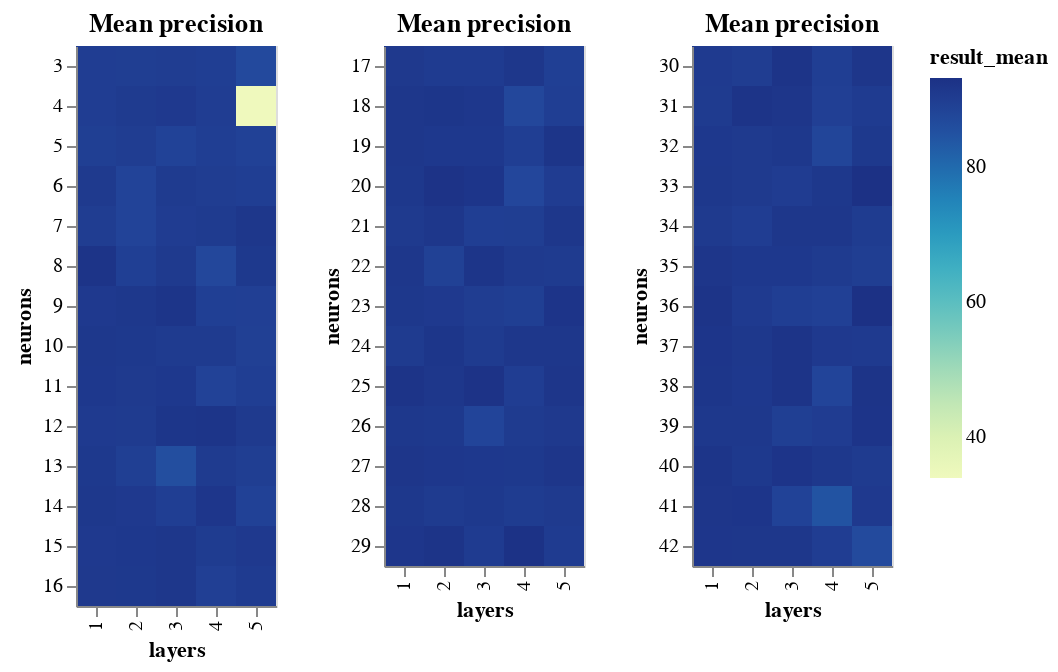

Notebook code cell kept with this figure:
### Code cell
import altair as alt


def heatmap(title, source, tooltip="props", **kwargs):
    if tooltip == "props":
        tooltip = source.columns.to_list()

    return (
        alt.Chart(source)
        .mark_rect()
        .encode(tooltip=tooltip, **kwargs)
        .properties(title=title)
        .interactive()
    )


def binify(dataframe, param, bins):
    return [dataframe[dataframe[param].isin(bin)] for bin in bins]


def binified_heatmap(title, source, param, bins, tooltip="props", **kwargs):
    return alt.hconcat(
        *(
            heatmap(title, source[source[param].isin(bin)], tooltip=tooltip, **kwargs)
            for bin in bins
        )
    )


neurons_result_encoding = {"x": "layers:O", "y": "neurons:O", "color": "result_mean:Q"}
neurons_result_tooltip = ["result_mean", "result_std", "neurons", "layers"]
NEURON_BINS = np.array_split(NEURONS_RANGE, NEURONS_RANGE.max() // NEURON_BIN_SIZE + 1)


def binified_neurons_heatmap(title, neurons_df):
    return binified_heatmap(
        title,
        neurons_df,
        param="neurons",
        bins=NEURON_BINS,
        tooltip=neurons_result_tooltip,
        **neurons_result_encoding
    )


binified_neurons_heatmap("Mean precision", neurons_result_df)

### Figure 1 — Vega-Lite specification as saved in the notebook (floating-point values rounded to 4 significant figures)
{"config": {"view": {"continuousWidth": 400, "continuousHeight": 300}}, "hconcat": [{"data": {"name": "data-c5265f4c4ec8ff8f90f07405395980d0"}, "mark": "rect", "encoding": {"color": {"type": "quantitative", "field": "result_mean"}, "tooltip": [{"type": "quantitative", "field": "result_mean"}, {"type": "quantitative", "field": "result_std"}, {"type": "quantitative", "field": "neurons"}, {"type": "quantitative", "field": "layers"}], "x": {"type": "ordinal", "field": "layers"}, "y": {"type": "ordinal", "field": "neurons"}}, "selection": {"selector005": {"type": "interval", "bind": "scales", "encodings": ["x", "y"]}}, "title": "Mean precision"}, {"data": {"name": "data-f3c28af0b206c4c164aeb844cf0679d5"}, "mark": "rect", "encoding": {"color": {"type": "quantitative", "field": "result_mean"}, "tooltip": [{"type": "quantitative", "field": "result_mean"}, {"type": "quantitative", "field": "result_std"}, {"type": "quantitative", "field": "neurons"}, {"type": "quantitative", "field": "layers"}], "x": {"type": "ordinal", "field": "layers"}, "y": {"type": "ordinal", "field": "neurons"}}, "selection": {"selector006": {"type": "interval", "bind": "scales", "encodings": ["x", "y"]}}, "title": "Mean precision"}, {"data": {"name": "data-839952e26503f1e657fa94e59cece773"}, "mark": "rect", "encoding": {"color": {"type": "quantitative", "field": "result_mean"}, "tooltip": [{"type": "quantitative", "field": "result_mean"}, {"type": "quantitative", "field": "result_std"}, {"type": "quantitative", "field": "neurons"}, {"type": "quantitative", "field": "layers"}], "x": {"type": "ordinal", "field": "layers"}, "y": {"type": "ordinal", "field": "neurons"}}, "selection": {"selector007": {"type": "interval", "bind": "scales", "encodings": ["x", "y"]}}, "title": "Mean precision"}], "$schema": "https://vega.github.io/schema/vega-lite/v4.8.1.json", "datasets": {"data-c5265f4c4ec8ff8f90f07405395980d0": [{"neurons": 8, "layers": 1, "epochs": 110, "learning_rate": 0.1039, "momentum": 0.2117, "result_mean": 92.28, "result_std": 0.8775}, {"neurons": 9, "layers": 3, "epochs": 110, "learning_rate": 0.1039, "momentum": 0.2117, "result_mean": 92.13, "result_std": 1.538}, {"neurons": 12, "layers": 4, "epochs": 110, "learning_rate": 0.1039, "momentum": 0.2117, "result_mean": 92.04, "result_std": 0.938}, {"neurons": 12, "layers": 3, "epochs": 110, "learning_rate": 0.1039, "momentum": 0.2117, "result_mean": 91.84, "result_std": 1.329}, {"neurons": 14, "layers": 4, "epochs": 110, "learning_rate": 0.1039, "momentum": 0.2117, "result_mean": 91.65, "result_std": 1.173}, {"neurons": 7, "layers": 5, "epochs": 110, "learning_rate": 0.1039, "momentum": 0.2117, "result_mean": 91.6, "result_std": 1.182}, {"neurons": 16, "layers": 3, "epochs": 110, "learning_rate": 0.1039, "momentum": 0.2117, "result_mean": 91.5, "result_std": 1.175}, {"neurons": 15, "layers": 3, "epochs": 110, "learning_rate": 0.1039, "momentum": 0.2117, "result_mean": 91.5, "result_std": 0.6175}, {"neurons": 14, "layers": 1, "epochs": 110, "learning_rate": 0.1039, "momentum": 0.2117, "result_mean": 91.21, "result_std": 0.5582}, {"neurons": 10, "layers": 1, "epochs": 110, "learning_rate": 0.1039, "momentum": 0.2117, "result_mean": 91.21, "result_std": 0.7873}, {"neurons": 9, "layers": 2, "epochs": 110, "learning_rate": 0.1039, "momentum": 0.2117, "result_mean": 91.21, "result_std": 1.251}, {"neurons": 11, "layers": 1, "epochs": 110, "learning_rate": 0.1039, "momentum": 0.2117, "result_mean": 91.11, "result_std": 1.08}, {"neurons": 11, "layers": 3, "epochs": 110, "learning_rate": 0.1039, "momentum": 0.2117, "result_mean": 91.11, "result_std": 1.083}, {"neurons": 15, "layers": 2, "epochs": 110, "learning_rate": 0.1039, "momentum": 0.2117, "result_mean": 91.11, "result_std": 2.164}, {"neurons": 10, "layers": 2, "epochs": 110, "learning_rate": 0.1039, "momentum": 0.2117, "result_mean": 91.06, "result_std": 1.074}, {"neurons": 8, "layers": 5, "epochs": 110, "learning_rate": 0.1039, "momentum": 0.2117, "result_mean": 91.06, "result_std": 0.5664}, {"neurons": 13, "layers": 1, "epochs": 110, "learning_rate": 0.1039, "momentum": 0.2117, "result_mean": 91.02, "result_std": 0.9071}, {"neurons": 16, "layers": 2, "epochs": 110, "learning_rate": 0.1039, "momentum": 0.2117, "result_mean": 91.02, "result_std": 2.627}, {"neurons": 16, "layers": 1, "epochs": 110, "learning_rate": 0.1039, "momentum": 0.2117, "result_mean": 90.97, "result_std": 1.032}, {"neurons": 4, "layers": 3, "epochs": 110, "learning_rate": 0.1039, "momentum": 0.2117, "result_mean": 90.92, "result_std": 1.051}, {"neurons": 15, "layers": 1, "epochs": 110, "learning_rate": 0.1039, "momentum": 0.2117, "result_mean": 90.87, "result_std": 0.9443}, {"neurons": 14, "layers": 2, "epochs": 110, "learning_rate": 0.1039, "momentum": 0.2117, "result_mean": 90.87, "result_std": 1.661}, {"neurons": 9, "layers": 1, "epochs": 110, "learning_rate": 0.1039, "momentum": 0.2117, "result_mean": 90.82, "result_std": 1.303}, {"neurons": 15, "layers": 5, "epochs": 110, "learning_rate": 0.1039, "momentum": 0.2117, "result_mean": 90.82, "result_std": 1.469}, {"neurons": 8, "layers": 3, "epochs": 110, "learning_rate": 0.1039, "momentum": 0.2117, "result_mean": 90.77, "result_std": 1.428}, {"neurons": 11, "layers": 2, "epochs": 110, "learning_rate": 0.1039, "momentum": 0.2117, "result_mean": 90.72, "result_std": 2.556}, {"neurons": 6, "layers": 1, "epochs": 110, "learning_rate": 0.1039, "momentum": 0.2117, "result_mean": 90.72, "result_std": 1.583}, {"neurons": 12, "layers": 5, "epochs": 110, "learning_rate": 0.1039, "momentum": 0.2117, "result_mean": 90.67, "result_std": 1.39}, {"neurons": 12, "layers": 1, "epochs": 110, "learning_rate": 0.1039, "momentum": 0.2117, "result_mean": 90.63, "result_std": 1.427}, {"neurons": 12, "layers": 2, "epochs": 110, "learning_rate": 0.1039, "momentum": 0.2117, "result_mean": 90.53, "result_std": 1.844}, {"neurons": 4, "layers": 2, "epochs": 110, "learning_rate": 0.1039, "momentum": 0.2117, "result_mean": 90.53, "result_std": 1.136}, {"neurons": 13, "layers": 4, "epochs": 110, "learning_rate": 0.1039, "momentum": 0.2117, "result_mean": 90.53, "result_std": 0.6569}, {"neurons": 10, "layers": 4, "epochs": 110, "learning_rate": 0.1039, "momentum": 0.2117, "result_mean": 90.48, "result_std": 1.433}, {"neurons": 7, "layers": 4, "epochs": 110, "learning_rate": 0.1039, "momentum": 0.2117, "result_mean": 90.48, "result_std": 0.9864}, {"neurons": 10, "layers": 3, "epochs": 110, "learning_rate": 0.1039, "momentum": 0.2117, "result_mean": 90.43, "result_std": 1.17}, {"neurons": 6, "layers": 3, "epochs": 110, "learning_rate": 0.1039, "momentum": 0.2117, "result_mean": 90.43, "result_std": 2.1}, {"neurons": 16, "layers": 5, "epochs": 110, "learning_rate": 0.1039, "momentum": 0.2117, "result_mean": 90.29, "result_std": 2.459}, {"neurons": 15, "layers": 4, "epochs": 110, "learning_rate": 0.1039, "momentum": 0.2117, "result_mean": 90.19, "result_std": 1.992}, {"neurons": 7, "layers": 3, "epochs": 110, "learning_rate": 0.1039, "momentum": 0.2117, "result_mean": 90.04, "result_std": 0.7452}, {"neurons": 7, "layers": 1, "epochs": 110, "learning_rate": 0.1039, "momentum": 0.2117, "result_mean": 89.9, "result_std": 0.8373}, {"neurons": 5, "layers": 2, "epochs": 110, "learning_rate": 0.1039, "momentum": 0.2117, "result_mean": 89.9, "result_std": 1.356}, {"neurons": 3, "layers": 3, "epochs": 110, "learning_rate": 0.1039, "momentum": 0.2117, "result_mean": 89.9, "result_std": 1.612}, {"neurons": 6, "layers": 4, "epochs": 110, "learning_rate": 0.1039, "momentum": 0.2117, "result_mean": 89.9, "result_std": 1.699}, {"neurons": 3, "layers": 1, "epochs": 110, "learning_rate": 0.1039, "momentum": 0.2117, "result_mean": 89.8, "result_std": 1.515}, {"neurons": 4, "layers": 4, "epochs": 110, "learning_rate": 0.1039, "momentum": 0.2117, "result_mean": 89.75, "result_std": 2.432}, {"neurons": 4, "layers": 1, "epochs": 110, "learning_rate": 0.1039, "momentum": 0.2117, "result_mean": 89.75, "result_std": 1.012}, {"neurons": 3, "layers": 2, "epochs": 110, "learning_rate": 0.1039, "momentum": 0.2117, "result_mean": 89.7, "result_std": 0.8834}, {"neurons": 13, "layers": 5, "epochs": 110, "learning_rate": 0.1039, "momentum": 0.2117, "result_mean": 89.65, "result_std": 2.026}, {"neurons": 5, "layers": 4, "epochs": 110, "learning_rate": 0.1039, "momentum": 0.2117, "result_mean": 89.61, "result_std": 1.087}, {"neurons": 14, "layers": 3, "epochs": 110, "learning_rate": 0.1039, "momentum": 0.2117, "result_mean": 89.61, "result_std": 0.6804}, {"neurons": 3, "layers": 4, "epochs": 110, "learning_rate": 0.1039, "momentum": 0.2117, "result_mean": 89.56, "result_std": 2.211}, {"neurons": 6, "layers": 5, "epochs": 110, "learning_rate": 0.1039, "momentum": 0.2117, "result_mean": 89.51, "result_std": 1.952}, {"neurons": 11, "layers": 5, "epochs": 110, "learning_rate": 0.1039, "momentum": 0.2117, "result_mean": 89.51, "result_std": 1.487}, {"neurons": 5, "layers": 1, "epochs": 110, "learning_rate": 0.1039, "momentum": 0.2117, "result_mean": 89.46, "result_std": 0.4415}, {"neurons": 13, "layers": 2, "epochs": 110, "learning_rate": 0.1039, "momentum": 0.2117, "result_mean": 89.46, "result_std": 1.119}, {"neurons": 8, "layers": 2, "epochs": 110, "learning_rate": 0.1039, "momentum": 0.2117, "result_mean": 89.37, "result_std": 4.451}, {"neurons": 9, "layers": 4, "epochs": 110, "learning_rate": 0.1039, "momentum": 0.2117, "result_mean": 89.37, "result_std": 5.998}, {"neurons": 9, "layers": 5, "epochs": 110, "learning_rate": 0.1039, "momentum": 0.2117, "result_mean": 89.27, "result_std": 1.662}, {"neurons": 16, "layers": 4, "epochs": 110, "learning_rate": 0.1039, "momentum": 0.2117, "result_mean": 89.22, "result_std": 2.136}, {"neurons": 10, "layers": 5, "epochs": 110, "learning_rate": 0.1039, "momentum": 0.2117, "result_mean": 89.17, "result_std": 2.339}, {"neurons": 14, "layers": 5, "epochs": 110, "learning_rate": 0.1039, "momentum": 0.2117, "result_mean": 88.78, "result_std": 2.822}, {"neurons": 5, "layers": 5, "epochs": 110, "learning_rate": 0.1039, "momentum": 0.2117, "result_mean": 88.73, "result_std": 1.816}, {"neurons": 5, "layers": 3, "epochs": 110, "learning_rate": 0.1039, "momentum": 0.2117, "result_mean": 88.49, "result_std": 1.699}, {"neurons": 11, "layers": 4, "epochs": 110, "learning_rate": 0.1039, "momentum": 0.2117, "result_mean": 88.44, "result_std": 2.218}, {"neurons": 7, "layers": 2, "epochs": 110, "learning_rate": 0.1039, "momentum": 0.2117, "result_mean": 88.35, "result_std": 3.131}, {"neurons": 6, "layers": 2, "epochs": 110, "learning_rate": 0.1039, "momentum": 0.2117, "result_mean": 88.2, "result_std": 3.776}, {"neurons": 8, "layers": 4, "epochs": 110, "learning_rate": 0.1039, "momentum": 0.2117, "result_mean": 87.32, "result_std": 5.429}, {"neurons": 3, "layers": 5, "epochs": 110, "learning_rate": 0.1039, "momentum": 0.2117, "result_mean": 86.79, "result_std": 4.511}, {"neurons": 13, "layers": 3, "epochs": 110, "learning_rate": 0.1039, "momentum": 0.2117, "result_mean": 85.72, "result_std": 6.376}, {"neurons": 4, "layers": 5, "epochs": 110, "learning_rate": 0.1039, "momentum": 0.2117, "result_mean": 34.0, "result_std": 0.03307}], "data-f3c28af0b206c4c164aeb844cf0679d5": [{"neurons": 29, "layers": 4, "epochs": 110, "learning_rate": 0.1039, "momentum": 0.2117, "result_mean": 92.81, "result_std": 0.8225}, {"neurons": 25, "layers": 3, "epochs": 110, "learning_rate": 0.1039, "momentum": 0.2117, "result_mean": 92.62, "result_std": 1.082}, {"neurons": 20, "layers": 2, "epochs": 110, "learning_rate": 0.1039, "momentum": 0.2117, "result_mean": 92.47, "result_std": 0.4647}, {"neurons": 29, "layers": 2, "epochs": 110, "learning_rate": 0.1039, "momentum": 0.2117, "result_mean": 92.37, "result_std": 0.8217}, {"neurons": 25, "layers": 1, "epochs": 110, "learning_rate": 0.1039, "momentum": 0.2117, "result_mean": 92.33, "result_std": 1.555}, {"neurons": 23, "layers": 5, "epochs": 110, "learning_rate": 0.1039, "momentum": 0.2117, "result_mean": 92.18, "result_std": 0.8611}, {"neurons": 22, "layers": 3, "epochs": 110, "learning_rate": 0.1039, "momentum": 0.2117, "result_mean": 92.13, "result_std": 0.6819}, {"neurons": 19, "layers": 5, "epochs": 110, "learning_rate": 0.1039, "momentum": 0.2117, "result_mean": 92.04, "result_std": 1.743}, {"neurons": 20, "layers": 3, "epochs": 110, "learning_rate": 0.1039, "momentum": 0.2117, "result_mean": 91.94, "result_std": 1.711}, {"neurons": 18, "layers": 2, "epochs": 110, "learning_rate": 0.1039, "momentum": 0.2117, "result_mean": 91.89, "result_std": 0.8566}, {"neurons": 24, "layers": 2, "epochs": 110, "learning_rate": 0.1039, "momentum": 0.2117, "result_mean": 91.84, "result_std": 1.402}, {"neurons": 27, "layers": 5, "epochs": 110, "learning_rate": 0.1039, "momentum": 0.2117, "result_mean": 91.79, "result_std": 1.196}, {"neurons": 25, "layers": 5, "epochs": 110, "learning_rate": 0.1039, "momentum": 0.2117, "result_mean": 91.7, "result_std": 1.415}, {"neurons": 27, "layers": 1, "epochs": 110, "learning_rate": 0.1039, "momentum": 0.2117, "result_mean": 91.69, "result_std": 1.512}, {"neurons": 29, "layers": 1, "epochs": 110, "learning_rate": 0.1039, "momentum": 0.2117, "result_mean": 91.65, "result_std": 1.046}, {"neurons": 21, "layers": 2, "epochs": 110, "learning_rate": 0.1039, "momentum": 0.2117, "result_mean": 91.6, "result_std": 1.731}, {"neurons": 21, "layers": 5, "epochs": 110, "learning_rate": 0.1039, "momentum": 0.2117, "result_mean": 91.6, "result_std": 1.154}, {"neurons": 24, "layers": 5, "epochs": 110, "learning_rate": 0.1039, "momentum": 0.2117, "result_mean": 91.6, "result_std": 0.4987}, {"neurons": 18, "layers": 1, "epochs": 110, "learning_rate": 0.1039, "momentum": 0.2117, "result_mean": 91.6, "result_std": 1.037}, {"neurons": 25, "layers": 2, "epochs": 110, "learning_rate": 0.1039, "momentum": 0.2117, "result_mean": 91.55, "result_std": 1.364}, {"neurons": 22, "layers": 1, "epochs": 110, "learning_rate": 0.1039, "momentum": 0.2117, "result_mean": 91.55, "result_std": 1.596}, {"neurons": 19, "layers": 1, "epochs": 110, "learning_rate": 0.1039, "momentum": 0.2117, "result_mean": 91.5, "result_std": 1.257}, {"neurons": 17, "layers": 4, "epochs": 110, "learning_rate": 0.1039, "momentum": 0.2117, "result_mean": 91.5, "result_std": 1.994}, {"neurons": 24, "layers": 4, "epochs": 110, "learning_rate": 0.1039, "momentum": 0.2117, "result_mean": 91.45, "result_std": 2.032}, {"neurons": 18, "layers": 3, "epochs": 110, "learning_rate": 0.1039, "momentum": 0.2117, "result_mean": 91.4, "result_std": 1.477}, {"neurons": 27, "layers": 2, "epochs": 110, "learning_rate": 0.1039, "momentum": 0.2117, "result_mean": 91.4, "result_std": 0.9469}, {"neurons": 23, "layers": 1, "epochs": 110, "learning_rate": 0.1039, "momentum": 0.2117, "result_mean": 91.36, "result_std": 1.93}, {"neurons": 26, "layers": 1, "epochs": 110, "learning_rate": 0.1039, "momentum": 0.2117, "result_mean": 91.36, "result_std": 1.194}, {"neurons": 28, "layers": 1, "epochs": 110, "learning_rate": 0.1039, "momentum": 0.2117, "result_mean": 91.31, "result_std": 1.496}, {"neurons": 20, "layers": 1, "epochs": 110, "learning_rate": 0.1039, "momentum": 0.2117, "result_mean": 91.21, "result_std": 0.9755}, {"neurons": 27, "layers": 3, "epochs": 110, "learning_rate": 0.1039, "momentum": 0.2117, "result_mean": 91.16, "result_std": 1.1}, {"neurons": 19, "layers": 3, "epochs": 110, "learning_rate": 0.1039, "momentum": 0.2117, "result_mean": 91.16, "result_std": 1.315}, {"neurons": 19, "layers": 2, "epochs": 110, "learning_rate": 0.1039, "momentum": 0.2117, "result_mean": 91.11, "result_std": 1.841}, {"neurons": 26, "layers": 2, "epochs": 110, "learning_rate": 0.1039, "momentum": 0.2117, "result_mean": 91.06, "result_std": 1.376}, {"neurons": 28, "layers": 3, "epochs": 110, "learning_rate": 0.1039, "momentum": 0.2117, "result_mean": 91.01, "result_std": 0.6197}, {"neurons": 27, "layers": 4, "epochs": 110, "learning_rate": 0.1039, "momentum": 0.2117, "result_mean": 91.01, "result_std": 2.023}, {"neurons": 26, "layers": 5, "epochs": 110, "learning_rate": 0.1039, "momentum": 0.2117, "result_mean": 90.97, "result_std": 1.229}, {"neurons": 17, "layers": 1, "epochs": 110, "learning_rate": 0.1039, "momentum": 0.2117, "result_mean": 90.97, "result_std": 0.8908}, {"neurons": 23, "layers": 2, "epochs": 110, "learning_rate": 0.1039, "momentum": 0.2117, "result_mean": 90.87, "result_std": 2.75}, {"neurons": 21, "layers": 1, "epochs": 110, "learning_rate": 0.1039, "momentum": 0.2117, "result_mean": 90.77, "result_std": 1.705}, {"neurons": 22, "layers": 4, "epochs": 110, "learning_rate": 0.1039, "momentum": 0.2117, "result_mean": 90.67, "result_std": 1.391}, {"neurons": 28, "layers": 5, "epochs": 110, "learning_rate": 0.1039, "momentum": 0.2117, "result_mean": 90.67, "result_std": 2.622}, {"neurons": 26, "layers": 4, "epochs": 110, "learning_rate": 0.1039, "momentum": 0.2117, "result_mean": 90.53, "result_std": 2.457}, {"neurons": 22, "layers": 5, "epochs": 110, "learning_rate": 0.1039, "momentum": 0.2117, "result_mean": 90.53, "result_std": 2.441}, {"neurons": 24, "layers": 3, "epochs": 110, "learning_rate": 0.1039, "momentum": 0.2117, "result_mean": 90.48, "result_std": 0.86}, {"neurons": 24, "layers": 1, "epochs": 110, "learning_rate": 0.1039, "momentum": 0.2117, "result_mean": 90.48, "result_std": 1.05}, {"neurons": 28, "layers": 2, "epochs": 110, "learning_rate": 0.1039, "momentum": 0.2117, "result_mean": 90.48, "result_std": 2.286}, {"neurons": 29, "layers": 5, "epochs": 110, "learning_rate": 0.1039, "momentum": 0.2117, "result_mean": 90.38, "result_std": 0.9091}, {"neurons": 17, "layers": 2, "epochs": 110, "learning_rate": 0.1039, "momentum": 0.2117, "result_mean": 90.34, "result_std": 1.847}, {"neurons": 17, "layers": 3, "epochs": 110, "learning_rate": 0.1039, "momentum": 0.2117, "result_mean": 90.33, "result_std": 2.105}, {"neurons": 29, "layers": 3, "epochs": 110, "learning_rate": 0.1039, "momentum": 0.2117, "result_mean": 90.29, "result_std": 1.742}, {"neurons": 28, "layers": 4, "epochs": 110, "learning_rate": 0.1039, "momentum": 0.2117, "result_mean": 90.24, "result_std": 2.593}, {"neurons": 20, "layers": 5, "epochs": 110, "learning_rate": 0.1039, "momentum": 0.2117, "result_mean": 90.09, "result_std": 4.33}, {"neurons": 23, "layers": 3, "epochs": 110, "learning_rate": 0.1039, "momentum": 0.2117, "result_mean": 89.99, "result_std": 3.103}, {"neurons": 25, "layers": 4, "epochs": 110, "learning_rate": 0.1039, "momentum": 0.2117, "result_mean": 89.8, "result_std": 2.547}, {"neurons": 21, "layers": 4, "epochs": 110, "learning_rate": 0.1039, "momentum": 0.2117, "result_mean": 89.66, "result_std": 2.999}, {"neurons": 18, "layers": 5, "epochs": 110, "learning_rate": 0.1039, "momentum": 0.2117, "result_mean": 89.61, "result_std": 2.135}, {"neurons": 21, "layers": 3, "epochs": 110, "learning_rate": 0.1039, "momentum": 0.2117, "result_mean": 89.61, "result_std": 3.462}, {"neurons": 19, "layers": 4, "epochs": 110, "learning_rate": 0.1039, "momentum": 0.2117, "result_mean": 89.51, "result_std": 3.454}, {"neurons": 23, "layers": 4, "epochs": 110, "learning_rate": 0.1039, "momentum": 0.2117, "result_mean": 89.46, "result_std": 4.819}, {"neurons": 17, "layers": 5, "epochs": 110, "learning_rate": 0.1039, "momentum": 0.2117, "result_mean": 89.36, "result_std": 2.017}, {"neurons": 22, "layers": 2, "epochs": 110, "learning_rate": 0.1039, "momentum": 0.2117, "result_mean": 88.88, "result_std": 2.538}, {"neurons": 26, "layers": 3, "epochs": 110, "learning_rate": 0.1039, "momentum": 0.2117, "result_mean": 87.91, "result_std": 4.53}, {"neurons": 20, "layers": 4, "epochs": 110, "learning_rate": 0.1039, "momentum": 0.2117, "result_mean": 87.47, "result_std": 2.371}, {"neurons": 18, "layers": 4, "epochs": 110, "learning_rate": 0.1039, "momentum": 0.2117, "result_mean": 87.33, "result_std": 6.304}], "data-839952e26503f1e657fa94e59cece773": [{"neurons": 36, "layers": 5, "epochs": 110, "learning_rate": 0.1039, "momentum": 0.2117, "result_mean": 93.1, "result_std": 1.176}, {"neurons": 33, "layers": 5, "epochs": 110, "learning_rate": 0.1039, "momentum": 0.2117, "result_mean": 93.05, "result_std": 1.082}, {"neurons": 38, "layers": 5, "epochs": 110, "learning_rate": 0.1039, "momentum": 0.2117, "result_mean": 92.33, "result_std": 1.395}, {"neurons": 37, "layers": 3, "epochs": 110, "learning_rate": 0.1039, "momentum": 0.2117, "result_mean": 92.33, "result_std": 1.051}, {"neurons": 38, "layers": 3, "epochs": 110, "learning_rate": 0.1039, "momentum": 0.2117, "result_mean": 92.33, "result_std": 1.485}, {"neurons": 30, "layers": 3, "epochs": 110, "learning_rate": 0.1039, "momentum": 0.2117, "result_mean": 92.23, "result_std": 1.63}, {"neurons": 36, "layers": 1, "epochs": 110, "learning_rate": 0.1039, "momentum": 0.2117, "result_mean": 92.23, "result_std": 1.178}, {"neurons": 31, "layers": 2, "epochs": 110, "learning_rate": 0.1039, "momentum": 0.2117, "result_mean": 92.23, "result_std": 1.442}, {"neurons": 40, "layers": 3, "epochs": 110, "learning_rate": 0.1039, "momentum": 0.2117, "result_mean": 92.18, "result_std": 0.8045}, {"neurons": 39, "layers": 5, "epochs": 110, "learning_rate": 0.1039, "momentum": 0.2117, "result_mean": 92.18, "result_std": 1.681}, {"neurons": 40, "layers": 1, "epochs": 110, "learning_rate": 0.1039, "momentum": 0.2117, "result_mean": 91.99, "result_std": 0.7664}, {"neurons": 37, "layers": 1, "epochs": 110, "learning_rate": 0.1039, "momentum": 0.2117, "result_mean": 91.94, "result_std": 1.142}, {"neurons": 41, "layers": 2, "epochs": 110, "learning_rate": 0.1039, "momentum": 0.2117, "result_mean": 91.94, "result_std": 0.6214}, {"neurons": 38, "layers": 1, "epochs": 110, "learning_rate": 0.1039, "momentum": 0.2117, "result_mean": 91.84, "result_std": 1.144}, {"neurons": 41, "layers": 1, "epochs": 110, "learning_rate": 0.1039, "momentum": 0.2117, "result_mean": 91.74, "result_std": 0.9939}, {"neurons": 35, "layers": 1, "epochs": 110, "learning_rate": 0.1039, "momentum": 0.2117, "result_mean": 91.74, "result_std": 1.191}, {"neurons": 30, "layers": 5, "epochs": 110, "learning_rate": 0.1039, "momentum": 0.2117, "result_mean": 91.7, "result_std": 0.6568}, {"neurons": 31, "layers": 3, "epochs": 110, "learning_rate": 0.1039, "momentum": 0.2117, "result_mean": 91.7, "result_std": 0.56}, {"neurons": 42, "layers": 1, "epochs": 110, "learning_rate": 0.1039, "momentum": 0.2117, "result_mean": 91.65, "result_std": 0.6976}, {"neurons": 34, "layers": 3, "epochs": 110, "learning_rate": 0.1039, "momentum": 0.2117, "result_mean": 91.55, "result_std": 1.582}, {"neurons": 42, "layers": 2, "epochs": 110, "learning_rate": 0.1039, "momentum": 0.2117, "result_mean": 91.55, "result_std": 2.004}, {"neurons": 42, "layers": 3, "epochs": 110, "learning_rate": 0.1039, "momentum": 0.2117, "result_mean": 91.5, "result_std": 0.6498}, {"neurons": 34, "layers": 4, "epochs": 110, "learning_rate": 0.1039, "momentum": 0.2117, "result_mean": 91.45, "result_std": 1.509}, {"neurons": 37, "layers": 2, "epochs": 110, "learning_rate": 0.1039, "momentum": 0.2117, "result_mean": 91.36, "result_std": 1.599}, {"neurons": 39, "layers": 1, "epochs": 110, "learning_rate": 0.1039, "momentum": 0.2117, "result_mean": 91.35, "result_std": 1.314}, {"neurons": 33, "layers": 4, "epochs": 110, "learning_rate": 0.1039, "momentum": 0.2117, "result_mean": 91.26, "result_std": 1.833}, {"neurons": 32, "layers": 3, "epochs": 110, "learning_rate": 0.1039, "momentum": 0.2117, "result_mean": 91.21, "result_std": 2.408}, {"neurons": 39, "layers": 2, "epochs": 110, "learning_rate": 0.1039, "momentum": 0.2117, "result_mean": 91.21, "result_std": 1.075}, {"neurons": 40, "layers": 4, "epochs": 110, "learning_rate": 0.1039, "momentum": 0.2117, "result_mean": 91.21, "result_std": 1.031}, {"neurons": 33, "layers": 1, "epochs": 110, "learning_rate": 0.1039, "momentum": 0.2117, "result_mean": 91.21, "result_std": 1.166}, {"neurons": 32, "layers": 1, "epochs": 110, "learning_rate": 0.1039, "momentum": 0.2117, "result_mean": 91.16, "result_std": 1.113}, {"neurons": 35, "layers": 2, "epochs": 110, "learning_rate": 0.1039, "momentum": 0.2117, "result_mean": 91.16, "result_std": 0.3381}, {"neurons": 35, "layers": 3, "epochs": 110, "learning_rate": 0.1039, "momentum": 0.2117, "result_mean": 91.16, "result_std": 1.782}, {"neurons": 38, "layers": 2, "epochs": 110, "learning_rate": 0.1039, "momentum": 0.2117, "result_mean": 91.11, "result_std": 2.159}, {"neurons": 40, "layers": 2, "epochs": 110, "learning_rate": 0.1039, "momentum": 0.2117, "result_mean": 91.06, "result_std": 1.398}, {"neurons": 32, "layers": 5, "epochs": 110, "learning_rate": 0.1039, "momentum": 0.2117, "result_mean": 91.01, "result_std": 1.987}, {"neurons": 37, "layers": 4, "epochs": 110, "learning_rate": 0.1039, "momentum": 0.2117, "result_mean": 90.92, "result_std": 1.893}, {"neurons": 41, "layers": 5, "epochs": 110, "learning_rate": 0.1039, "momentum": 0.2117, "result_mean": 90.87, "result_std": 1.533}, {"neurons": 33, "layers": 2, "epochs": 110, "learning_rate": 0.1039, "momentum": 0.2117, "result_mean": 90.82, "result_std": 2.554}, {"neurons": 34, "layers": 1, "epochs": 110, "learning_rate": 0.1039, "momentum": 0.2117, "result_mean": 90.77, "result_std": 1.221}, {"neurons": 32, "layers": 2, "epochs": 110, "learning_rate": 0.1039, "momentum": 0.2117, "result_mean": 90.67, "result_std": 1.75}, {"neurons": 30, "layers": 1, "epochs": 110, "learning_rate": 0.1039, "momentum": 0.2117, "result_mean": 90.63, "result_std": 1.784}, {"neurons": 36, "layers": 2, "epochs": 110, "learning_rate": 0.1039, "momentum": 0.2117, "result_mean": 90.63, "result_std": 2.476}, {"neurons": 37, "layers": 5, "epochs": 110, "learning_rate": 0.1039, "momentum": 0.2117, "result_mean": 90.62, "result_std": 2.397}, {"neurons": 35, "layers": 4, "epochs": 110, "learning_rate": 0.1039, "momentum": 0.2117, "result_mean": 90.53, "result_std": 2.232}, {"neurons": 31, "layers": 1, "epochs": 110, "learning_rate": 0.1039, "momentum": 0.2117, "result_mean": 90.53, "result_std": 1.225}, {"neurons": 40, "layers": 5, "epochs": 110, "learning_rate": 0.1039, "momentum": 0.2117, "result_mean": 90.48, "result_std": 0.9313}, {"neurons": 31, "layers": 5, "epochs": 110, "learning_rate": 0.1039, "momentum": 0.2117, "result_mean": 90.34, "result_std": 2.248}, {"neurons": 34, "layers": 5, "epochs": 110, "learning_rate": 0.1039, "momentum": 0.2117, "result_mean": 90.19, "result_std": 3.245}, {"neurons": 33, "layers": 3, "epochs": 110, "learning_rate": 0.1039, "momentum": 0.2117, "result_mean": 90.04, "result_std": 2.774}, {"neurons": 39, "layers": 4, "epochs": 110, "learning_rate": 0.1039, "momentum": 0.2117, "result_mean": 90.04, "result_std": 2.078}, {"neurons": 30, "layers": 2, "epochs": 110, "learning_rate": 0.1039, "momentum": 0.2117, "result_mean": 89.95, "result_std": 2.093}, {"neurons": 42, "layers": 4, "epochs": 110, "learning_rate": 0.1039, "momentum": 0.2117, "result_mean": 89.85, "result_std": 1.478}, {"neurons": 34, "layers": 2, "epochs": 110, "learning_rate": 0.1039, "momentum": 0.2117, "result_mean": 89.75, "result_std": 1.158}, {"neurons": 35, "layers": 5, "epochs": 110, "learning_rate": 0.1039, "momentum": 0.2117, "result_mean": 89.7, "result_std": 2.216}, {"neurons": 30, "layers": 4, "epochs": 110, "learning_rate": 0.1039, "momentum": 0.2117, "result_mean": 89.56, "result_std": 1.561}, {"neurons": 36, "layers": 3, "epochs": 110, "learning_rate": 0.1039, "momentum": 0.2117, "result_mean": 89.51, "result_std": 1.781}, {"neurons": 39, "layers": 3, "epochs": 110, "learning_rate": 0.1039, "momentum": 0.2117, "result_mean": 89.41, "result_std": 3.605}, {"neurons": 31, "layers": 4, "epochs": 110, "learning_rate": 0.1039, "momentum": 0.2117, "result_mean": 89.27, "result_std": 3.366}, {"neurons": 36, "layers": 4, "epochs": 110, "learning_rate": 0.1039, "momentum": 0.2117, "result_mean": 88.97, "result_std": 2.806}, {"neurons": 41, "layers": 3, "epochs": 110, "learning_rate": 0.1039, "momentum": 0.2117, "result_mean": 88.58, "result_std": 4.997}, {"neurons": 38, "layers": 4, "epochs": 110, "learning_rate": 0.1039, "momentum": 0.2117, "result_mean": 87.96, "result_std": 1.115}, {"neurons": 32, "layers": 4, "epochs": 110, "learning_rate": 0.1039, "momentum": 0.2117, "result_mean": 87.86, "result_std": 3.389}, {"neurons": 42, "layers": 5, "epochs": 110, "learning_rate": 0.1039, "momentum": 0.2117, "result_mean": 86.6, "result_std": 5.602}, {"neurons": 41, "layers": 4, "epochs": 110, "learning_rate": 0.1039, "momentum": 0.2117, "result_mean": 84.7, "result_std": 8.345}]}}
